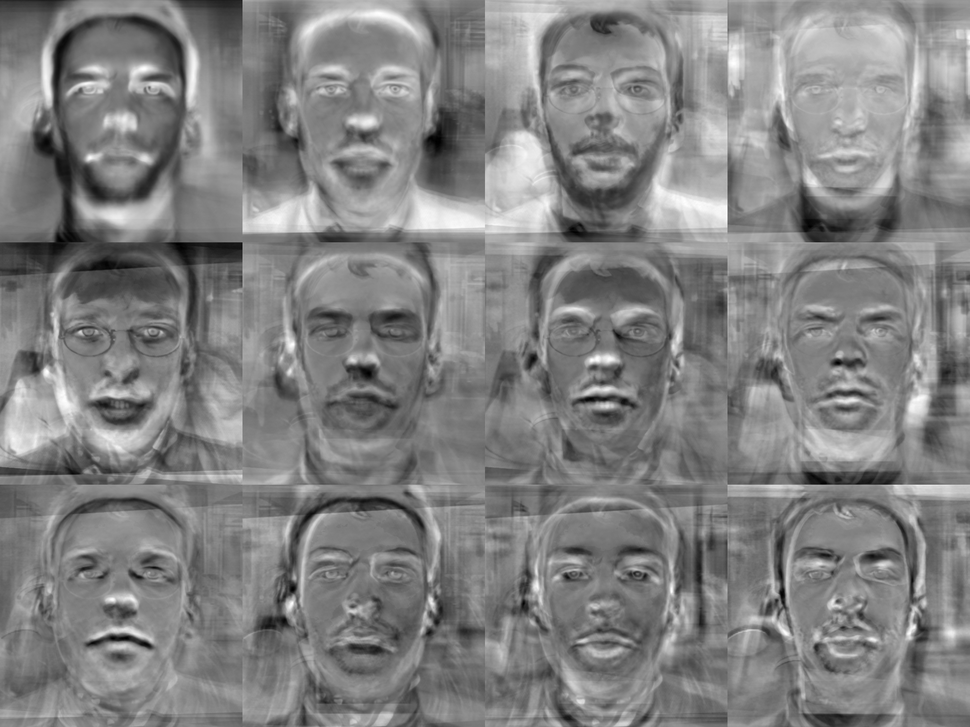
#> input picture homework3/canvas.png, 970 x 727 px, shrunk from 2048 x 1536 before the run
$ python -i eigenface.py   (imports and definitions only)
#> lines starting #> are read from the running program, lines starting #| are printed output that depends on the picture
import cv2
import numpy as np
import logging
import coloredlogs
import random
import os
from numpy.core.numeric import Infinity
from tqdm import tqdm
import scipy.sparse.linalg as sla
import scipy.linalg as la
import json
import math

log = logging.getLogger(__name__)
# [1 line not run here, left out]


class EigenFaceException(Exception):
    def __init__(self, message, errors=None):
        # Call the base class constructor with the parameters it needs
        super().__init__(message)

        # Now for your custom code...
        self.errors = errors


class EigenFaceUtils:
    # desired face mask values to be used
    def __init__(self, width=128, height=128, left=np.array([48, 48]), right=np.array([80, 48]), isColor=False, nEigenFaces=None, targetPercentage=None, useBuiltin=False, useHighgui=True):
        # # at least one of them should be provided
        # assert nEigenFaces is not None or targetPercentage is not None
        self.w = width
        self.h = height
        self.l = left  # x, y
        self.r = right  # x, y
        self.face_cascade = None
        self.eye_cascade = None
        self.eyeDict = {}
        self.batch = None  # samples
        self.covar = None  # covariances
        self.eigenValues = None
        self.eigenVectors = None
        self.eigenFaces = None
        self.mean = None
        self.isColor = isColor
        self.nEigenFaces = nEigenFaces
        self.targetPercentage = targetPercentage
        self.useBuiltin = useBuiltin
        self.useHighgui = useHighgui
        self.pathList = None
        self.faceDict = {}
        # ! cannot be pickled, rememeber to delete after loading
        self.face_cascade = cv2.CascadeClassifier("haarcascade_frontalface_default.xml")
        self.eye_cascade = cv2.CascadeClassifier("haarcascade_eye.xml")

    # [38 lines left out: function alignFace2Mask, not called in this run]

    def detectFacesEyes(self, gray: np.ndarray) -> np.ndarray:
        # Detect faces and eyes on a grayscale image
        # rememeber to convert color before calling this
        faces = self.face_cascade.detectMultiScale(gray, 1.3, 5)
        eyes = np.ndarray((0, 2))
        # assuming only one face here
        for (x, y, w, h) in faces:
            roi_gray = gray[y:y+h, x:x+w]
            new = self.eye_cascade.detectMultiScale(roi_gray)
            for (dx, dy, dw, dh) in new:
                eyes = np.concatenate([eyes, np.array([[dx+dw/2+x, dy+dh/2+y]])])
        order = np.argsort(eyes[:, 0])  # sort by first column, which is x
        eyes = eyes[order]
        return faces, eyes

    @property
    def grayLen(self):
        return self.w*self.h

    @property
    def colorLen(self):
        return self.grayLen*3

    @property
    def shouldLen(self):
        return self.colorLen if self.isColor else self.grayLen

    # [10 lines left out: function equalizeHistColor, not called in this run]

    def getEyes(self, name, img=None):
        # Try getting eye position of an image
        # first check internal dictionary for already loaded txt file
        # then try recognizing the eye
        # ! this function assume you've already loaded the txt files
        # else it will just perform haar cascaded recognition
        # name = os.path.basename(name)  # get file name
        # name = os.path.splitext(name)[0]  # without ext
        if not name in self.eyeDict:
            # cannot find the already processed data in dict
            if self.isColor:
                gray = cv2.cvtColor(img, cv2.COLOR_BGR2GRAY)
            else:
                gray = img
            eyes = self.detectFacesEyes(gray)[1]  # we only need the eyes
            self.eyeDict[name] = eyes
            log.info(f"eyeDict updated: {self.eyeDict[name]}")
            return eyes
        else:
            return self.eyeDict[name]

    def getImage(self, name, manual_check=False) -> np.ndarray:
        # the load the image accordingly
#> called with name = 'canvas.png', manual_check = False
        if self.isColor:
            img = cv2.imread(name, cv2.IMREAD_COLOR)
        else:
            img = cv2.imread(name, cv2.IMREAD_GRAYSCALE)
#> img is the input picture: shape (727, 970); min 0, max 255, mean 129.4

        # try getting eye position
        basename = os.path.basename(name)  # get file name
        basename = os.path.splitext(basename)[0]  # without ext
        eyes = self.getEyes(basename, img)
#> in detectFacesEyes, `faces = self.face_cascade.detectMultiScale(gray, 1.3, 5)`: faces = [[272, 260, 178, 178]]
#> the loop in detectFacesEyes, `for (x, y, w, h) in faces:` made 1 pass
#> (x, y, w, h, new) on pass 1: (272, 260, 178, 178, [[86, 104, 21, 21], [140, 121, 26, 26], [34, 41, 48, 48]])
#> pass 1, in detectFacesEyes, `roi_gray = gray[y:y+h, x:x+w]`:
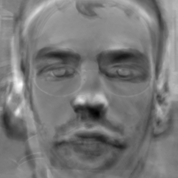
#> roi_gray: shape (178, 178); min 0, max 254, mean 120.2
#> in getEyes, `eyes = self.detectFacesEyes(gray)[1]`: eyes = [[330, 325], [368.5, 374.5], [425, 394]]
#> eyes = [[330, 325], [368.5, 374.5], [425, 394]]
        log.info(f"Getting eyes: {eyes}")
        if not len(eyes) == 2:
            log.warning(f"Cannot get two eyes from this image: {name}, {len(eyes)} eyes")
            del self.eyeDict[basename]
            raise EigenFaceException("Bad image")

        # align according to eye position
        dst = self.alignFace2Mask(img, eyes[0], eyes[1])

        # hist equalization
        if self.isColor:
            dst = self.equalizeHistColor(dst)
        else:
            dst = cv2.equalizeHist(dst)

        # should we check every image before/after loading?
        if manual_check:
            cv2.imshow(name, dst)
            cv2.waitKey()
            cv2.destroyWindow(name)
        return dst

    def getImageFull(self, imgname) -> np.ndarray:
        # Load the image specified and check for corresponding txt file to get the eye position from the file
        txtname = f"{os.path.splitext(imgname)[0]}.txt"
        if os.path.isfile(txtname):
            self.updateEyeDictEntry(txtname)

        log.info(f"Loading image: {imgname}")
        return self.getImage(imgname)

    # [268 lines left out: functions updateBatchData, updateEyeDict, updateEyeDictEntry, updateMean, updateCovarMatrix, updateCovarMatrixSlow and 11 more, not called in this run]

    @staticmethod
    def normalizeImg(mean: np.ndarray) -> np.ndarray:
        return ((mean-np.min(mean)) * 255 / (np.max(mean)-np.min(mean))).astype("uint8")

    # [142 lines left out: functions drawEigenFaces, getMeanEigen, updateFaceDict, train, reconstruct, not called in this run]

#> (the run stopped early here; a loop or call above may not have finished)

$ run again, on homework3/similar.png
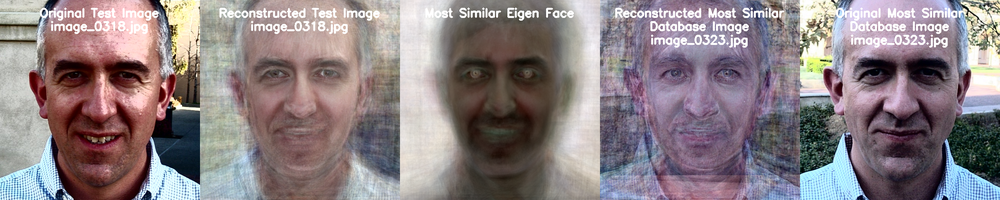
#> input picture homework3/similar.png, 1000 x 200 px, shrunk from 2560 x 512 before the run
#> faces = [[25, 20, 149, 149], [230, 22, 144, 144], [437, 27, 126, 126], [819, 15, 161, 161]]
#> the loop in detectFacesEyes, `for (x, y, w, h) in faces:` made 4 passes
#> (x, y, w, h, new) on passes 1 to 4: (25, 20, 149, 149, [[24, 33, 46, 46]]), (230, 22, 144, 144, [[76, 34, 34, 34], [23, 31, 41, 41]]), (437, 27, 126, 126, [[17, 22, 45, 45], [65, 24, 45, 45]]), (819, 15, 161, 161, [[31, 34, 47, 47]])
#> pass 1, in detectFacesEyes, `roi_gray = gray[y:y+h, x:x+w]`:
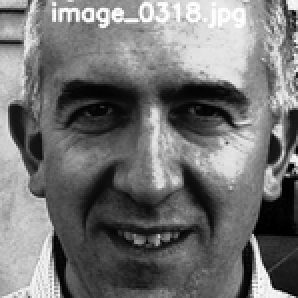
#> roi_gray: shape (149, 149) (shown 2 times larger); min 0, max 255, mean 115
#> after the loop in detectFacesEyes, `for (x, y, w, h) in faces:`:
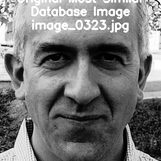
#> roi_gray: shape (161, 161); min 0, max 255, mean 120.8
#> in getEyes, `eyes = self.detectFacesEyes(gray)[1]`: eyes = [[72, 76], [273.5, 73.5], [323, 73], [476.5, 71.5], [524.5, 73.5], [873.5, 72.5]]

$ run again, on homework3/similar0318.png
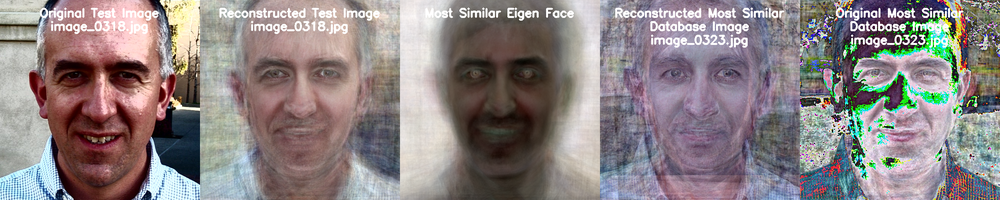
#> input picture homework3/similar0318.png, 1000 x 200 px, shrunk from 2560 x 512 before the run
#> faces = [[25, 20, 149, 149], [229, 21, 145, 145], [436, 27, 127, 127]]
#> the loop in detectFacesEyes, `for (x, y, w, h) in faces:` made 3 passes
#> (x, y, w, h, new) on passes 1 to 3: (25, 20, 149, 149, [[24, 33, 46, 46]]), (229, 21, 145, 145, [[78, 37, 32, 32], [25, 31, 43, 43]]), (436, 27, 127, 127, [[66, 24, 46, 46], [19, 22, 45, 45]])
#> pass 1, in detectFacesEyes, `roi_gray = gray[y:y+h, x:x+w]`:
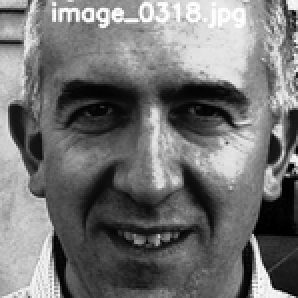
#> roi_gray: shape (149, 149) (shown 2 times larger); min 0, max 255, mean 115
#> pass 3, in detectFacesEyes, `roi_gray = gray[y:y+h, x:x+w]`:
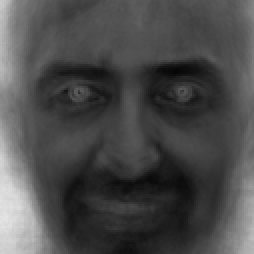
#> roi_gray: shape (127, 127) (shown 2 times larger); min 5, max 229, mean 75
#> in getEyes, `eyes = self.detectFacesEyes(gray)[1]`: eyes = [[72, 76], [275.5, 73.5], [323, 74], [477.5, 71.5], [525, 74]]

$ run again, on homework3/similarsmall0318_100.png
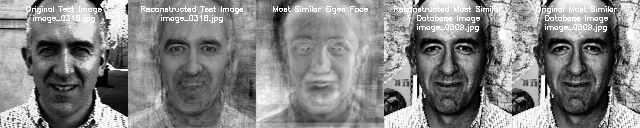
#> input picture homework3/similarsmall0318_100.png, 640 x 128 px
#> in getImage, img is the input picture: shape (128, 640); min 0, max 255, mean 133.1
#> faces = [[18, 15, 94, 94], [149, 16, 85, 85], [405, 15, 87, 87], [531, 14, 89, 89], [270, 10, 102, 102]]
#> the loop in detectFacesEyes, `for (x, y, w, h) in faces:` made 5 passes
#> (x, y, w, h, new) on passes 2, 4, 5: (149, 16, 85, 85, [[16, 22, 22, 22], [47, 21, 24, 24], [12, 14, 30, 30]]), (531, 14, 89, 89, [[18, 23, 24, 24]]), (270, 10, 102, 102, [[54, 26, 26, 26]])
#> pass 1, in detectFacesEyes, `roi_gray = gray[y:y+h, x:x+w]`:
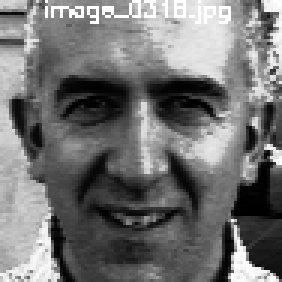
#> roi_gray: shape (94, 94) (shown 3 times larger); min 0, max 255, mean 114.4
#> after the loop in detectFacesEyes, `for (x, y, w, h) in faces:`:
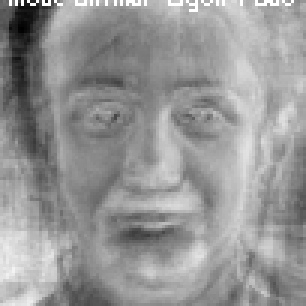
#> roi_gray: shape (102, 102) (shown 3 times larger); min 0, max 255, mean 150.2
#> in getEyes, `eyes = self.detectFacesEyes(gray)[1]`: eyes = [[176, 49], [176, 45], [208, 49], [337, 49], [561, 49]]
